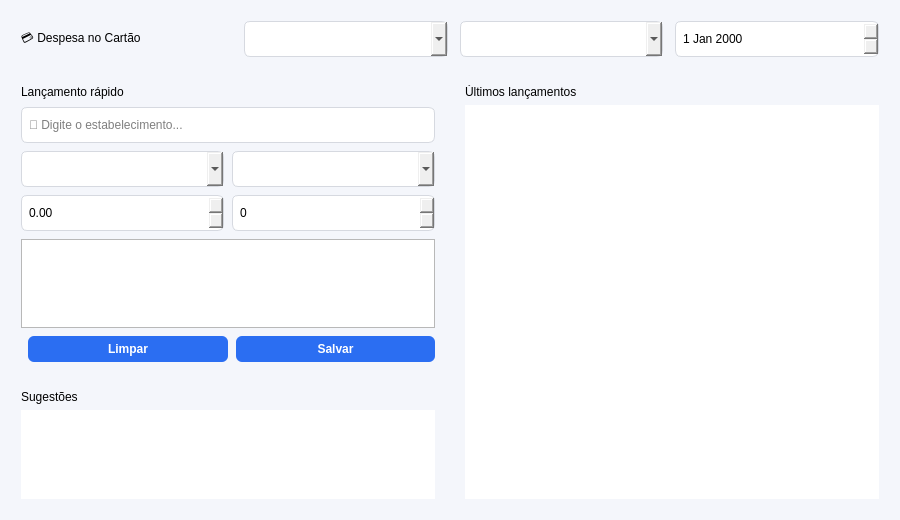
<?xml version="1.0" encoding="UTF-8"?>
<ui version="4.0">
 <class>MainWindow</class>
 <widget class="QMainWindow" name="MainWindow">
  <property name="geometry">
   <rect>
    <x>0</x>
    <y>0</y>
    <width>900</width>
    <height>520</height>
   </rect>
  </property>
  <property name="minimumSize">
   <size>
    <width>880</width>
    <height>500</height>
   </size>
  </property>
  <property name="maximumSize">
   <size>
    <width>1000</width>
    <height>600</height>
   </size>
  </property>
  <property name="windowTitle">
   <string>Finflux • Cartão de Crédito</string>
  </property>

  <property name="styleSheet">
   <string notr="true">
QMainWindow{
 background:#f4f6fb;
 font-family:Segoe UI;
}

QFrame.card{
 background:white;
 border:1px solid #e6e8ef;
 border-radius:8px;
}

QLabel.title{
 font-size:18px;
 font-weight:600;
}

QLabel.section{
 font-size:13px;
 font-weight:600;
 color:#444;
}

QLineEdit,QComboBox,QSpinBox,QDoubleSpinBox,QDateEdit{
 border:1px solid #d6d9e0;
 border-radius:6px;
 padding:5px;
 min-height:24px;
}

QPushButton{
 background:#2b6ef2;
 color:white;
 border-radius:6px;
 padding:6px 14px;
 font-weight:600;
}

QPushButton:hover{
 background:#1f56c9;
}

QTableView{
 border:none;
 background:white;
 gridline-color:#eceef4;
}
</string>
  </property>

  <widget class="QWidget" name="centralwidget">
   <layout class="QVBoxLayout" name="mainLayout">
    <property name="spacing">
     <number>10</number>
    </property>
    <property name="leftMargin">
     <number>12</number>
    </property>
    <property name="topMargin">
     <number>12</number>
    </property>
    <property name="rightMargin">
     <number>12</number>
    </property>
    <property name="bottomMargin">
     <number>12</number>
    </property>

    <!-- HEADER -->
    <item>
     <widget class="QFrame" name="headerCard">
      <property name="class">
       <string>card</string>
      </property>
      <layout class="QHBoxLayout">
       <property name="spacing">
        <number>12</number>
       </property>

       <item>
        <widget class="QLabel" name="labelTitulo">
         <property name="text">
          <string>💳 Despesa no Cartão</string>
         </property>
         <property name="class">
          <string>title</string>
         </property>
        </widget>
       </item>

       <item>
        <spacer name="spacerTop">
         <property name="orientation">
          <enum>Qt::Horizontal</enum>
         </property>
        </spacer>
       </item>

       <item>
        <widget class="QComboBox" name="combo_Banco"/>
       </item>

       <item>
        <widget class="QComboBox" name="combo_Fatura"/>
       </item>

       <item>
        <widget class="QDateEdit" name="date_Emissao"/>
       </item>

      </layout>
     </widget>
    </item>

    <!-- BODY -->
    <item>
     <layout class="QHBoxLayout" name="bodyLayout">
      <property name="spacing">
       <number>12</number>
      </property>

      <!-- LEFT SIDE -->
      <item>
       <layout class="QVBoxLayout">
        <property name="spacing">
         <number>10</number>
        </property>

        <!-- QUICK ENTRY -->
        <item>
         <widget class="QFrame" name="cardLancamento">
          <property name="class">
           <string>card</string>
          </property>
          <layout class="QVBoxLayout">
           <property name="spacing">
            <number>8</number>
           </property>

           <item>
            <widget class="QLabel">
             <property name="text">
              <string>Lançamento rápido</string>
             </property>
             <property name="class">
              <string>section</string>
             </property>
            </widget>
           </item>

           <item>
            <widget class="QLineEdit" name="line_busca_estabelecimento">
             <property name="placeholderText">
              <string>🔎 Digite o estabelecimento...</string>
             </property>
            </widget>
           </item>

           <item>
            <layout class="QGridLayout">

             <item row="0" column="0">
              <widget class="QComboBox" name="combo_Categoria"/>
             </item>

             <item row="0" column="1">
              <widget class="QComboBox" name="combo_Cidade"/>
             </item>

             <item row="1" column="0">
              <widget class="QDoubleSpinBox" name="spin_Valor"/>
             </item>

             <item row="1" column="1">
              <widget class="QSpinBox" name="spin_Parcelas"/>
             </item>

            </layout>
           </item>

           <item>
            <widget class="QPlainTextEdit" name="plain_Obs">
             <property name="maximumHeight">
              <number>60</number>
             </property>
            </widget>
           </item>

           <item>
            <layout class="QHBoxLayout">

             <item>
              <spacer name="spacerButtons">
               <property name="orientation">
                <enum>Qt::Horizontal</enum>
               </property>
              </spacer>
             </item>

             <item>
              <widget class="QPushButton" name="btn_Limpar">
               <property name="text">
                <string>Limpar</string>
               </property>
              </widget>
             </item>

             <item>
              <widget class="QPushButton" name="btn_Salvar">
               <property name="text">
                <string>Salvar</string>
               </property>
              </widget>
             </item>

            </layout>
           </item>

          </layout>
         </widget>
        </item>

        <!-- SUGGESTIONS -->
        <item>
         <widget class="QFrame" name="cardSugestoes">
          <property name="class">
           <string>card</string>
          </property>
          <layout class="QVBoxLayout">

           <item>
            <widget class="QLabel">
             <property name="text">
              <string>Sugestões</string>
             </property>
             <property name="class">
              <string>section</string>
             </property>
            </widget>
           </item>

           <item>
            <widget class="QTableView" name="table_Sugestoes"/>
           </item>

          </layout>
         </widget>
        </item>

       </layout>
      </item>

      <!-- RIGHT SIDE -->
      <item>
       <widget class="QFrame" name="cardHistorico">
        <property name="class">
         <string>card</string>
        </property>
        <layout class="QVBoxLayout">

         <item>
          <widget class="QLabel">
           <property name="text">
            <string>Últimos lançamentos</string>
           </property>
           <property name="class">
            <string>section</string>
           </property>
          </widget>
         </item>

         <item>
          <widget class="QTableView" name="table_Historico"/>
         </item>

        </layout>
       </widget>
      </item>

     </layout>
    </item>

   </layout>
  </widget>

 </widget>
 <resources/>
 <connections/>
</ui>
